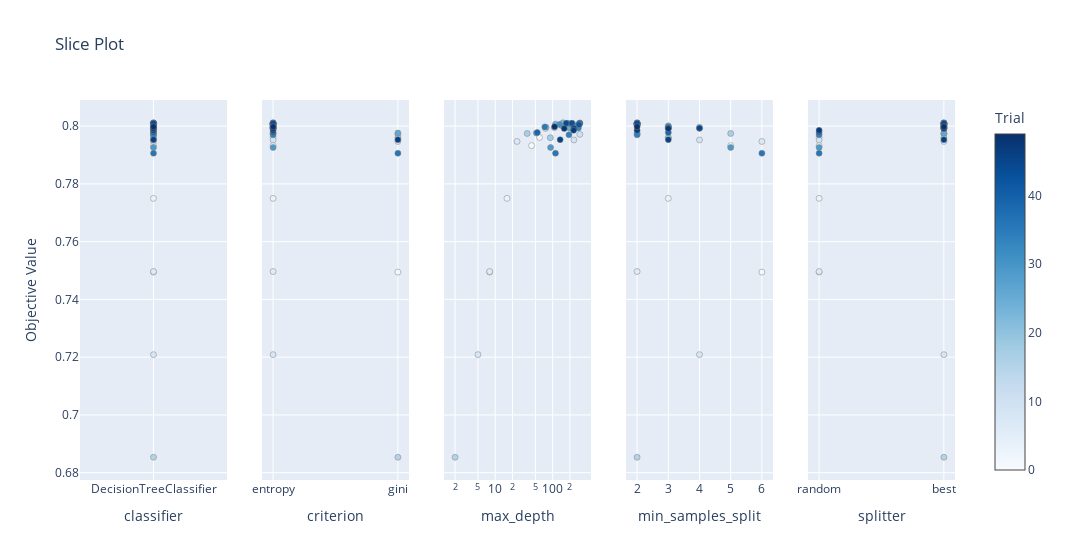

Notebook code for this chart:
### Code cell
plot_slice(study)

### Figure 1 — Plotly figure (JSON) as saved in the notebook; plotly's stock layout.template omitted (floating-point values rounded to 4 significant figures)
{"data": [{"marker": {"color": [0, 1, 2, 3, 4, 5, 6, 7, 8, 9, 10, 11, 12, 13, 14, 15, 16, 17, 18, 19, 20, 21, 22, 23, 24, 25, 26, 27, 28, 29, 30, 31, 32, 33, 34, 35, 36, 37, 38, 39, 40, 41, 42, 43, 44, 45, 46, 47, 48, 49], "colorbar": {"title": {"text": "Trial"}, "x": 1.0, "xpad": 40}, "colorscale": [[0.0, "rgb(247,251,255)"], [0.125, "rgb(222,235,247)"], [0.25, "rgb(198,219,239)"], [0.375, "rgb(158,202,225)"], [0.5, "rgb(107,174,214)"], [0.625, "rgb(66,146,198)"], [0.75, "rgb(33,113,181)"], [0.875, "rgb(8,81,156)"], [1.0, "rgb(8,48,107)"]], "line": {"color": "Grey", "width": 0.5}, "showscale": true}, "mode": "markers", "showlegend": false, "x": ["DecisionTreeClassifier", "DecisionTreeClassifier", "DecisionTreeClassifier", "DecisionTreeClassifier", "DecisionTreeClassifier", "DecisionTreeClassifier", "DecisionTreeClassifier", "DecisionTreeClassifier", "DecisionTreeClassifier", "DecisionTreeClassifier", "DecisionTreeClassifier", "DecisionTreeClassifier", "DecisionTreeClassifier", "DecisionTreeClassifier", "DecisionTreeClassifier", "DecisionTreeClassifier", "DecisionTreeClassifier", "DecisionTreeClassifier", "DecisionTreeClassifier", "DecisionTreeClassifier", "DecisionTreeClassifier", "DecisionTreeClassifier", "DecisionTreeClassifier", "DecisionTreeClassifier", "DecisionTreeClassifier", "DecisionTreeClassifier", "DecisionTreeClassifier", "DecisionTreeClassifier", "DecisionTreeClassifier", "DecisionTreeClassifier", "DecisionTreeClassifier", "DecisionTreeClassifier", "DecisionTreeClassifier", "DecisionTreeClassifier", "DecisionTreeClassifier", "DecisionTreeClassifier", "DecisionTreeClassifier", "DecisionTreeClassifier", "DecisionTreeClassifier", "DecisionTreeClassifier", "DecisionTreeClassifier", "DecisionTreeClassifier", "DecisionTreeClassifier", "DecisionTreeClassifier", "DecisionTreeClassifier", "DecisionTreeClassifier", "DecisionTreeClassifier", "DecisionTreeClassifier", "DecisionTreeClassifier", "DecisionTreeClassifier"], "y": [0.7933, 0.7495, 0.7961, 0.775, 0.7992, 0.8003, 0.7496, 0.7947, 0.7209, 0.7952, 0.7971, 0.7995, 0.8001, 0.8007, 0.8008, 0.6854, 0.8005, 0.7975, 0.796, 0.8002, 0.7996, 0.8012, 0.8009, 0.7993, 0.8007, 0.7994, 0.7976, 0.8011, 0.7999, 0.7926, 0.8007, 0.8006, 0.8009, 0.7994, 0.797, 0.7997, 0.7906, 0.801, 0.8009, 0.7978, 0.8009, 0.8008, 0.8005, 0.801, 0.801, 0.7993, 0.7953, 0.7985, 0.7991, 0.7998], "type": "scatter", "xaxis": "x", "yaxis": "y"}, {"marker": {"color": [0, 1, 2, 3, 4, 5, 6, 7, 8, 9, 10, 11, 12, 13, 14, 15, 16, 17, 18, 19, 20, 21, 22, 23, 24, 25, 26, 27, 28, 29, 30, 31, 32, 33, 34, 35, 36, 37, 38, 39, 40, 41, 42, 43, 44, 45, 46, 47, 48, 49], "colorbar": {"title": {"text": "Trial"}, "x": 1.0, "xpad": 40}, "colorscale": [[0.0, "rgb(247,251,255)"], [0.125, "rgb(222,235,247)"], [0.25, "rgb(198,219,239)"], [0.375, "rgb(158,202,225)"], [0.5, "rgb(107,174,214)"], [0.625, "rgb(66,146,198)"], [0.75, "rgb(33,113,181)"], [0.875, "rgb(8,81,156)"], [1.0, "rgb(8,48,107)"]], "line": {"color": "Grey", "width": 0.5}, "showscale": false}, "mode": "markers", "showlegend": false, "x": ["entropy", "gini", "entropy", "entropy", "entropy", "entropy", "entropy", "gini", "entropy", "entropy", "gini", "entropy", "entropy", "entropy", "entropy", "gini", "entropy", "entropy", "gini", "entropy", "entropy", "entropy", "entropy", "entropy", "entropy", "entropy", "gini", "entropy", "entropy", "entropy", "entropy", "entropy", "entropy", "entropy", "entropy", "entropy", "gini", "entropy", "entropy", "entropy", "entropy", "entropy", "entropy", "entropy", "entropy", "entropy", "gini", "entropy", "entropy", "entropy"], "y": [0.7933, 0.7495, 0.7961, 0.775, 0.7992, 0.8003, 0.7496, 0.7947, 0.7209, 0.7952, 0.7971, 0.7995, 0.8001, 0.8007, 0.8008, 0.6854, 0.8005, 0.7975, 0.796, 0.8002, 0.7996, 0.8012, 0.8009, 0.7993, 0.8007, 0.7994, 0.7976, 0.8011, 0.7999, 0.7926, 0.8007, 0.8006, 0.8009, 0.7994, 0.797, 0.7997, 0.7906, 0.801, 0.8009, 0.7978, 0.8009, 0.8008, 0.8005, 0.801, 0.801, 0.7993, 0.7953, 0.7985, 0.7991, 0.7998], "type": "scatter", "xaxis": "x2", "yaxis": "y2"}, {"marker": {"color": [0, 1, 2, 3, 4, 5, 6, 7, 8, 9, 10, 11, 12, 13, 14, 15, 16, 17, 18, 19, 20, 21, 22, 23, 24, 25, 26, 27, 28, 29, 30, 31, 32, 33, 34, 35, 36, 37, 38, 39, 40, 41, 42, 43, 44, 45, 46, 47, 48, 49], "colorbar": {"title": {"text": "Trial"}, "x": 1.0, "xpad": 40}, "colorscale": [[0.0, "rgb(247,251,255)"], [0.125, "rgb(222,235,247)"], [0.25, "rgb(198,219,239)"], [0.375, "rgb(158,202,225)"], [0.5, "rgb(107,174,214)"], [0.625, "rgb(66,146,198)"], [0.75, "rgb(33,113,181)"], [0.875, "rgb(8,81,156)"], [1.0, "rgb(8,48,107)"]], "line": {"color": "Grey", "width": 0.5}, "showscale": false}, "mode": "markers", "showlegend": false, "x": [43, 8, 59, 16, 75, 287, 8, 24, 5, 234, 297, 107, 144, 143, 152, 2, 140, 36, 91, 165, 77, 152, 186, 205, 112, 194, 52, 298, 252, 92, 207, 133, 179, 280, 192, 73, 112, 297, 293, 54, 221, 290, 287, 215, 172, 234, 135, 232, 159, 108], "y": [0.7933, 0.7495, 0.7961, 0.775, 0.7992, 0.8003, 0.7496, 0.7947, 0.7209, 0.7952, 0.7971, 0.7995, 0.8001, 0.8007, 0.8008, 0.6854, 0.8005, 0.7975, 0.796, 0.8002, 0.7996, 0.8012, 0.8009, 0.7993, 0.8007, 0.7994, 0.7976, 0.8011, 0.7999, 0.7926, 0.8007, 0.8006, 0.8009, 0.7994, 0.797, 0.7997, 0.7906, 0.801, 0.8009, 0.7978, 0.8009, 0.8008, 0.8005, 0.801, 0.801, 0.7993, 0.7953, 0.7985, 0.7991, 0.7998], "type": "scatter", "xaxis": "x3", "yaxis": "y3"}, {"marker": {"color": [0, 1, 2, 3, 4, 5, 6, 7, 8, 9, 10, 11, 12, 13, 14, 15, 16, 17, 18, 19, 20, 21, 22, 23, 24, 25, 26, 27, 28, 29, 30, 31, 32, 33, 34, 35, 36, 37, 38, 39, 40, 41, 42, 43, 44, 45, 46, 47, 48, 49], "colorbar": {"title": {"text": "Trial"}, "x": 1.0, "xpad": 40}, "colorscale": [[0.0, "rgb(247,251,255)"], [0.125, "rgb(222,235,247)"], [0.25, "rgb(198,219,239)"], [0.375, "rgb(158,202,225)"], [0.5, "rgb(107,174,214)"], [0.625, "rgb(66,146,198)"], [0.75, "rgb(33,113,181)"], [0.875, "rgb(8,81,156)"], [1.0, "rgb(8,48,107)"]], "line": {"color": "Grey", "width": 0.5}, "showscale": false}, "mode": "markers", "showlegend": false, "x": [5, 6, 3, 3, 4, 2, 2, 6, 4, 4, 2, 3, 3, 2, 2, 2, 2, 5, 3, 2, 4, 2, 2, 3, 2, 3, 2, 2, 3, 5, 2, 2, 2, 3, 2, 3, 6, 2, 2, 3, 2, 2, 2, 2, 2, 4, 3, 2, 3, 2], "y": [0.7933, 0.7495, 0.7961, 0.775, 0.7992, 0.8003, 0.7496, 0.7947, 0.7209, 0.7952, 0.7971, 0.7995, 0.8001, 0.8007, 0.8008, 0.6854, 0.8005, 0.7975, 0.796, 0.8002, 0.7996, 0.8012, 0.8009, 0.7993, 0.8007, 0.7994, 0.7976, 0.8011, 0.7999, 0.7926, 0.8007, 0.8006, 0.8009, 0.7994, 0.797, 0.7997, 0.7906, 0.801, 0.8009, 0.7978, 0.8009, 0.8008, 0.8005, 0.801, 0.801, 0.7993, 0.7953, 0.7985, 0.7991, 0.7998], "type": "scatter", "xaxis": "x4", "yaxis": "y4"}, {"marker": {"color": [0, 1, 2, 3, 4, 5, 6, 7, 8, 9, 10, 11, 12, 13, 14, 15, 16, 17, 18, 19, 20, 21, 22, 23, 24, 25, 26, 27, 28, 29, 30, 31, 32, 33, 34, 35, 36, 37, 38, 39, 40, 41, 42, 43, 44, 45, 46, 47, 48, 49], "colorbar": {"title": {"text": "Trial"}, "x": 1.0, "xpad": 40}, "colorscale": [[0.0, "rgb(247,251,255)"], [0.125, "rgb(222,235,247)"], [0.25, "rgb(198,219,239)"], [0.375, "rgb(158,202,225)"], [0.5, "rgb(107,174,214)"], [0.625, "rgb(66,146,198)"], [0.75, "rgb(33,113,181)"], [0.875, "rgb(8,81,156)"], [1.0, "rgb(8,48,107)"]], "line": {"color": "Grey", "width": 0.5}, "showscale": false}, "mode": "markers", "showlegend": false, "x": ["random", "random", "random", "random", "best", "best", "random", "best", "best", "random", "best", "best", "best", "best", "best", "best", "best", "best", "best", "best", "best", "best", "best", "best", "best", "best", "best", "best", "best", "random", "best", "best", "best", "best", "random", "best", "random", "best", "best", "random", "best", "best", "best", "best", "best", "best", "best", "random", "best", "best"], "y": [0.7933, 0.7495, 0.7961, 0.775, 0.7992, 0.8003, 0.7496, 0.7947, 0.7209, 0.7952, 0.7971, 0.7995, 0.8001, 0.8007, 0.8008, 0.6854, 0.8005, 0.7975, 0.796, 0.8002, 0.7996, 0.8012, 0.8009, 0.7993, 0.8007, 0.7994, 0.7976, 0.8011, 0.7999, 0.7926, 0.8007, 0.8006, 0.8009, 0.7994, 0.797, 0.7997, 0.7906, 0.801, 0.8009, 0.7978, 0.8009, 0.8008, 0.8005, 0.801, 0.801, 0.7993, 0.7953, 0.7985, 0.7991, 0.7998], "type": "scatter", "xaxis": "x5", "yaxis": "y5"}], "layout": {"xaxis": {"anchor": "y", "domain": [0.0, 0.168], "title": {"text": "classifier"}}, "yaxis": {"anchor": "x", "domain": [0.0, 1.0], "title": {"text": "Objective Value"}}, "xaxis2": {"anchor": "y2", "domain": [0.208, 0.376], "title": {"text": "criterion"}}, "yaxis2": {"anchor": "x2", "domain": [0.0, 1.0], "matches": "y", "showticklabels": false}, "xaxis3": {"anchor": "y3", "domain": [0.416, 0.584], "title": {"text": "max_depth"}, "type": "log"}, "yaxis3": {"anchor": "x3", "domain": [0.0, 1.0], "matches": "y", "showticklabels": false}, "xaxis4": {"anchor": "y4", "domain": [0.624, 0.792], "title": {"text": "min_samples_split"}}, "yaxis4": {"anchor": "x4", "domain": [0.0, 1.0], "matches": "y", "showticklabels": false}, "xaxis5": {"anchor": "y5", "domain": [0.832, 1.0], "title": {"text": "splitter"}}, "yaxis5": {"anchor": "x5", "domain": [0.0, 1.0], "matches": "y", "showticklabels": false}, "title": {"text": "Slice Plot"}, "width": 1500}}
